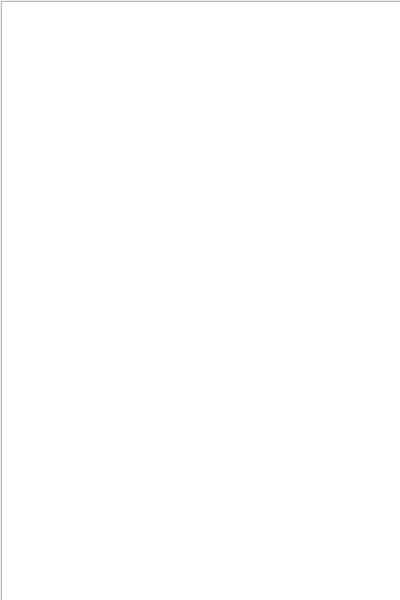
<?xml version="1.0" encoding="UTF-8"?>
<ui version="4.0">
 <class>NewFriendMessage</class>
 <widget class="QWidget" name="NewFriendMessage">
  <property name="geometry">
   <rect>
    <x>0</x>
    <y>0</y>
    <width>400</width>
    <height>600</height>
   </rect>
  </property>
  <property name="minimumSize">
   <size>
    <width>400</width>
    <height>600</height>
   </size>
  </property>
  <property name="maximumSize">
   <size>
    <width>400</width>
    <height>600</height>
   </size>
  </property>
  <property name="font">
   <font>
    <family>DengXian</family>
   </font>
  </property>
  <property name="windowTitle">
   <string>好友请求</string>
  </property>
  <widget class="QListWidget" name="friendsList">
   <property name="geometry">
    <rect>
     <x>1</x>
     <y>1</y>
     <width>401</width>
     <height>601</height>
    </rect>
   </property>
  </widget>
 </widget>
 <resources/>
 <connections/>
</ui>
